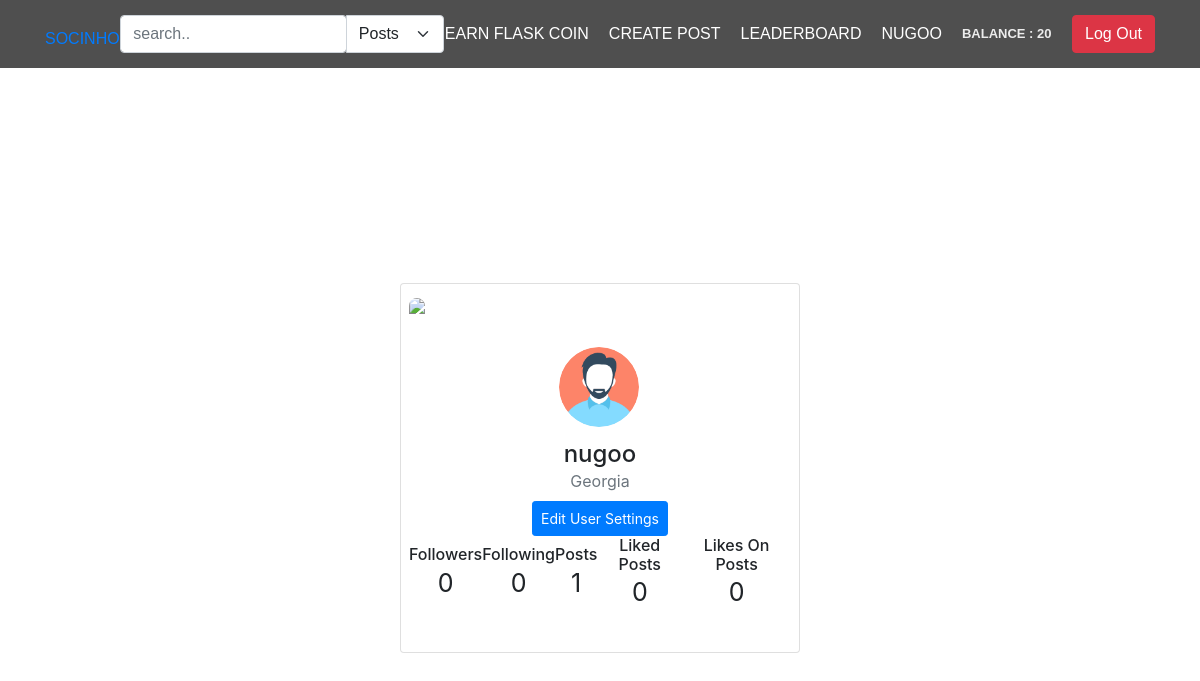
/user-profile (signed in), run on the app's committed database.
### app/main/models.py (models this page shows, shortened)
class User(db.Model, UserMixin):
    id = db.Column(db.Integer, primary_key=True)
    username = db.Column(db.String(80), unique=True)
    email = db.Column(db.String(50), nullable=False)
    password = db.Column(db.String(50), nullable=False)
    user_image = db.Column(db.String(80), default='static/pfp/default.png')
    flask_coin = db.Column(db.Integer, default=100)
    privacy = db.Column(db.String(50), default='public')
    posts = db.relationship('Post', backref='user', lazy=True, cascade="all, delete-orphan")
    followers = db.relationship('Follow', foreign_keys='Follow.following_to_id', backref='following_to', lazy='dynamic', cascade="all, delete-orphan")
    following = db.relationship('Follow', foreign_keys='Follow.following_from_id', backref='following_from', lazy='dynamic', cascade="all, delete-orphan")
    def delete(self):
        db.session.delete(self)
        db.session.commit()

### app/main/views.py (the view)
@main_bp.route('/user-profile')
@login_required
def user_profile():
    curr_user_liked_posts = Like.query.filter_by(user_id=current_user.id, like_status='active').all() # დალოგინებულმა იუზერმა რომელი პოსტებიც დაალაიქა
    curr_user_posts = Post.query.filter_by(user_id=current_user.id).all() # დალოგინებული იუზერის დადებული პოსტები
    curr_user_followers = Follow.query.filter_by(following_to_id=current_user.id, following_status='active').all() # დალოგინებული იუზერის ფოლოუერები
    curr_user_following = Follow.query.filter_by(following_from_id=current_user.id, following_status='active').all() # დალოგინებული იუზერი ვისაც აფოლოვებს
    user_liked_curr_posts = []
    for post in curr_user_posts:
        like_to_currents_post = Like.query.filter_by(post_id=post.id, like_status='active').all()
        if like_to_currents_post:
            user_liked_curr_posts.append(like_to_currents_post) # თუ რომეილიმე იუზერმა დალოგინებული იუზერის პოსტი დაალაიქა
    return render_template('user-profile.html', curr_user_posts=curr_user_posts,
                           curr_user_liked_posts=curr_user_liked_posts,
                           user_liked_curr_posts=user_liked_curr_posts,
                           curr_user_followers=curr_user_followers,
                           curr_user_following=curr_user_following)

### app/main/views.py (called while the page is built)
@login_manager.user_loader
def load_user(user_id):
    return User.query.get(user_id)

### app/main/templates/user-profile.html
{% extends "main.html" %}
{% block content %}
<div class="containerr d-flex justify-content-center align-items-center">
             <div class="card">
              <div class="upper">
                <img src="https://i.imgur.com/Qtrsrk5.jpg" class="img-fluid">
              </div>
              <div class="user text-center">
                <div class="profile">
                  <img src="{{current_user.user_image}}" class="rounded-circle" width="80">
                </div>
              </div>
              <div class="mt-5 text-center">
                <h4 class="mb-0">{{ current_user.username }}</h4>
                <span class="text-muted d-block mb-2">Georgia</span>
                <button class="btn btn-primary btn-sm follow" onclick="window.location.href='{{ url_for( 'main.user_settings' ) }}';">Edit User Settings</button>
                <div class="d-flex justify-content-between align-items-center mt-10 px-10">
                  <div class="stats">
                    <h6 class="mb-0">Followers</h6>
                    <span>{{curr_user_followers|length}}</span>
                  </div>
                  <div class="stats">
                    <h6 class="mb-0">Following</h6>
                    <span>{{curr_user_following|length}}</span>
                  </div>
                  <div class="stats">
                    <h6 class="mb-0">Posts</h6>
                    <span>{{ curr_user_posts|length }}</span>
                  </div>
                  <div class="stats">
                    <h6 class="mb-0">Liked Posts</h6>
                    <span>{{ curr_user_liked_posts|length }}</span>
                  </div>
                  <div class="stats">
                    <h6 class="mb-0">Likes On Posts</h6>
                    <span>{{ user_liked_curr_posts|length }}</span>
                  </div>
                </div>
              </div>
             </div>
           </div>
{% endblock content %}

### app/main/templates/main.html (shortened to what this page needs)
<!DOCTYPE html>
<html lang="en">
<head>
    <link rel="stylesheet" href="https://cdn.jsdelivr.net/npm/bootstrap@5.0.0-alpha1/dist/css/bootstrap.min.css">
    <link rel="stylesheet" href="{{ url_for('static', filename='style.css') }}">
    <link rel="stylesheet" href="https://cdn.jsdelivr.net/npm/bootstrap@4.3.1/dist/css/bootstrap.min.css">
</head>
<body>
    <header class="main-header">
        <div class="container">
            <li class="socinho" ><a href="{{ url_for('main.index') }}">SOCINHO</a> </li>
            {% if current_user.is_authenticated %}
                <form action="{{ url_for('main.search') }}" method="post">
                    <div class="input-group">
                        <input  type="search" class="form-control rounded" placeholder="search.." aria-label="Search" aria-describedby="search-addon" name="search" required />
                        <select class="form-select" aria-label="Default select example" onchange="this.form.submit()" name="search_filter">
                            <option value="posts" >Posts</option>
                        </select>
                    </div>
                </form>
            {% endif %}
            <nav class="main-navigation">
                {% if current_user.username %}
                    <li><a href="{{ url_for('main.play_for_earn') }}">Earn Flask Coin </a></li>
                    <li><a href="/create-post" data-toggle="modal" data-target="#mymodal">Create Post</a></li>
                    <li><a href="/leaderboard">Leaderboard</a></li>
                    <li><a href="{{ url_for('main.user_profile') }}">{{current_user.username}}</a></li>
                    <li><p class="balance" style="margin: 0">Balance : {{ current_user.flask_coin }}</p>
                {% endif %}
            </nav>
            <div>
                {% if current_user.username %}
                    <li>
                        <form action="{{ url_for('main.logout') }}">
                            <button name="submit" type="submit" class="btn btn-danger">Log Out</button>
                        </form>
                    </li>
                {% endif %}
            </div>
        </div>
    </header>
    {% block content %}
    {% endblock %}
</body>
</html>

### app/main/static/style.css (style rules this page uses)
body { background-color: #000; }
.card { width: 400px; border:none; }
body { background-color: rgb(156, 205, 226); }
li { list-style-type: none; }
.main-header { top: 0; padding: 15px; width: 100%; background-color: rgba(35, 35, 35, 0.8); z-index: 11; }
.main-header .container { font-family: "Source Sans Pro Bold", sans-serif; display: flex; align-items: center; justify-content: space-between; text-transform: uppercase; }
.main-header .container .main-navigation { transition: 1s height; text-transform: uppercase; display: flex; align-items: center; }
.main-header .container .main-navigation li { width: fit-content; margin-right: 20px; padding: 0; }
.main-header .container .main-navigation li a { font-size: 16px; color: white; -webkit-transition: 0.3s; -moz-transition: 0.3s; -o-transition: 0.3s; transition: 0.3s; }
.containerr { max-width: 400px; width: 100%; margin: 0 auto; position: relative; }
.balance { font-size: 13px; font-weight: bold; color: #ececec; }
body { background-color:#545454; font-family: "Poppins", sans-serif; font-weight: 300; }
.containerr { height: 100vh; }
.card { width: 400px; border: none; border-radius: 15px; padding: 8px; background-color: #fff; position: fixed; height: 370px; }
.upper { height: 100px; }
.upper img { width: 100%; border-top-left-radius: 10px; border-top-right-radius: 10px; }
.user { position: relative; }
.profile img { height: 80px; width: 80px; margin-top:2px; }
.profile { position: absolute; top:-50px; left: 38%; height: 90px; width: 90px; border:3px solid #fff; border-radius: 50%; }
.follow { border-radius: 15px; padding-left: 20px; padding-right: 20px; height: 35px; }
.stats span { font-size: 25px; }
.rounded { width: 55% !important; }
.socinho { margin-top: 10px; }

### data on the page
User: username "NUGOO", flask_coin "20", user_image (placeholder picture), username "nugoo"

### other printed values
{{ curr_user_followers|length }} "0"
{{ curr_user_following|length }} "0"
{{ curr_user_posts|length }} "1"
{{ curr_user_liked_posts|length }} "0"
{{ user_liked_curr_posts|length }} "0"
